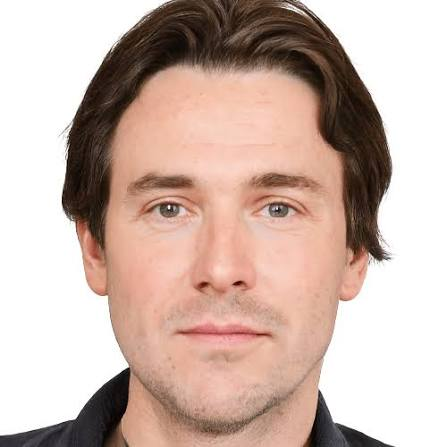
#> input picture samples/test_face_1.jpg, 447 x 447 px
$ python -i aging_filter.py   (imports and definitions only)
#> lines starting #> are read from the running program, lines starting #| are printed output that depends on the picture; after the words box and inside, x2 and y2 are one past the last pixel; in counts of white or black regions, pixels touching at a corner belong together
#> further down, picture is the input picture: shape (447, 447, 3); mean B, G, R 171.1, 180.8, 203.8
"""Frequency-inspired aging and de-aging simulation filters."""

from __future__ import annotations

from pathlib import Path

import cv2
import numpy as np


AGING_OUTPUT_DIR = Path("outputs/aging")


# [40 lines left out: functions _ensure_bgr_uint8, _save_bgr_image, _high_pass_texture, not called in this run]


def _edge_mask(image: np.ndarray) -> np.ndarray:
    """Create an edge mask to preserve important facial contours."""
    grayscale = cv2.cvtColor(image, cv2.COLOR_BGR2GRAY)
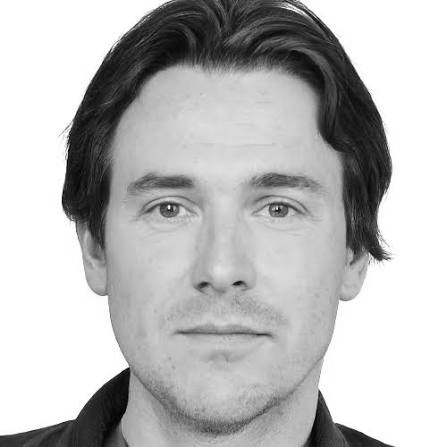
#> grayscale: shape (447, 447); min 0, max 255, mean 186.6
    edges = cv2.Canny(grayscale, 60, 160)
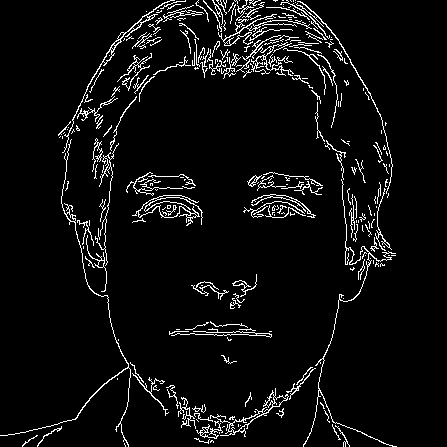
#> edges: shape (447, 447); 5.3% white in thin lines or dots, all inside (x1, y1, x2, y2) = (0, 0, 397, 447)
    edges = cv2.GaussianBlur(edges, (5, 5), 0)
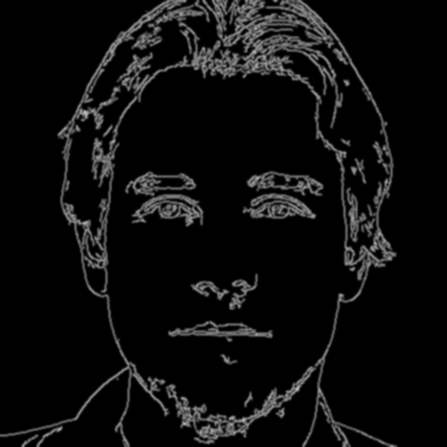
#> edges: shape (447, 447); min 0, max 192, mean 13.6
    normalized = edges.astype(np.float32) / 255.0
    return cv2.merge([normalized, normalized, normalized])


# [75 lines left out: functions _local_contrast_boost, _preserve_facial_features, apply_aging_filter, apply_deaging_filter, not called in this run]

>>> import cv2
>>> picture = cv2.imread('../../samples/test_face_1.jpg')
>>> result = _edge_mask(picture)

$ run again, on samples/test_face_3.jpg
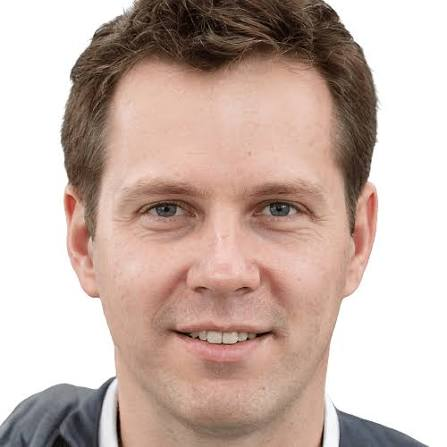
#> input picture samples/test_face_3.jpg, 447 x 447 px
#> picture is the input picture: shape (447, 447, 3); mean B, G, R 170.4, 179.3, 200.4
#> in _edge_mask, `edges = cv2.Canny(grayscale, 60, 160)`:
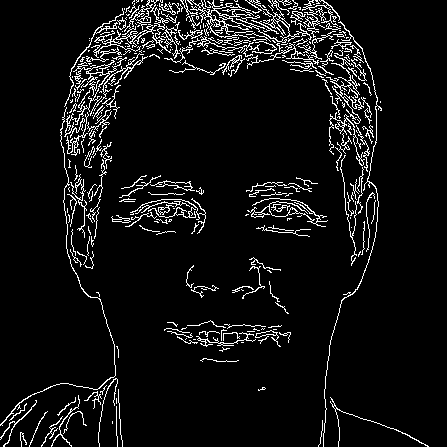
#> edges: shape (447, 447); 6.7% white in thin lines or dots
#> in _edge_mask, `edges = cv2.GaussianBlur(edges, (5, 5), 0)`:
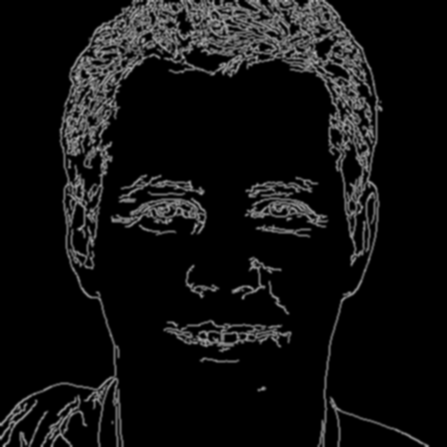
#> edges: shape (447, 447); min 0, max 187, mean 17.2

$ run again, on samples/test_face_2.png
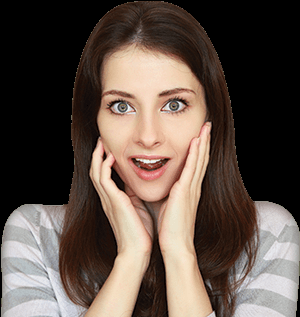
#> input picture samples/test_face_2.png, 300 x 317 px
#> picture is the input picture: shape (317, 300, 3); mean B, G, R 72.1, 80.7, 94.8
#> in _edge_mask, `edges = cv2.Canny(grayscale, 60, 160)`:
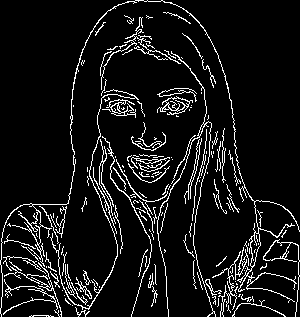
#> edges: shape (317, 300); 8.4% white in thin lines or dots
#> in _edge_mask, `edges = cv2.GaussianBlur(edges, (5, 5), 0)`:
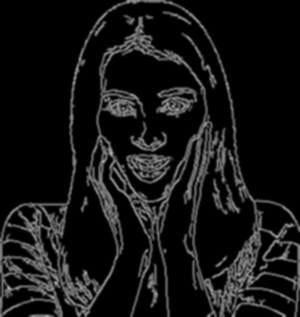
#> edges: shape (317, 300); min 0, max 173, mean 21.6
